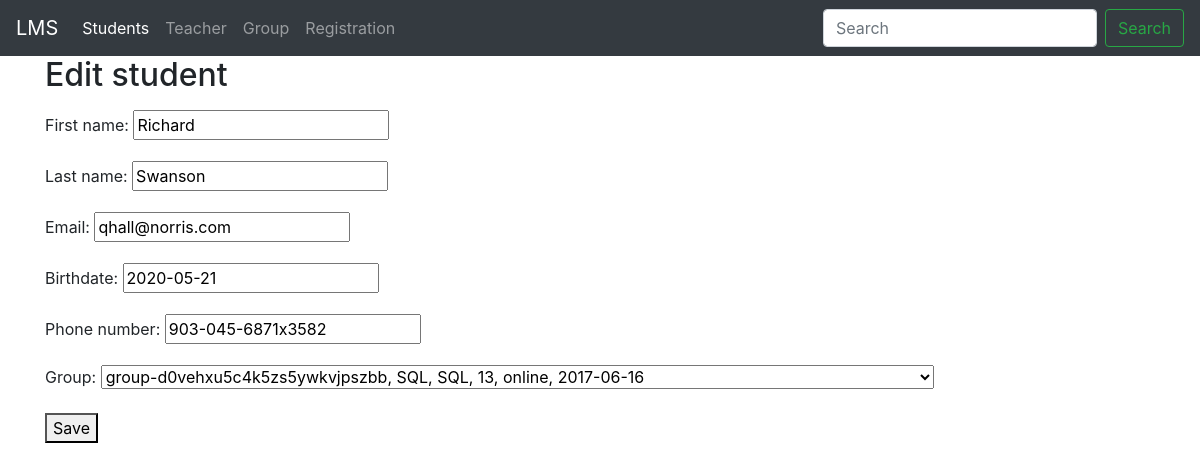
The app's page /student/edit/676 with its own data.
### student/models.py (models this page shows, shortened)
class Student(models.Model):
    first_name = models.CharField(max_length=40, null=False)
    last_name = models.CharField(max_length=20, null=False)
    email = models.EmailField(max_length=50, null=False, db_index=True)
    birthdate = models.DateField(default=datetime.date.today)
    phone_number = models.CharField(max_length=30, null=True)
    group = models.ForeignKey(to=Group, null=True, on_delete=models.SET_NULL, related_name='students')

### student/views.py (the view, shortened to what this page needs)
# urls.py: path('edit/<int:pk>', views.StudentUpdateView.as_view(), name='edit'),
class StudentUpdateView(UpdateView):
    model = Student
    template_name = 'student/students_edit.html'
    form_class = StudentEditForm
    def get_context_data(self, **kwargs):
        context = super().get_context_data(**kwargs)
        context['title'] = 'Edit student'
        return context

### student/forms.py (shortened to what this page needs)
class StudentEditForm(StudentBaseForm):
    def clean_email(self):
        cleaned_data = super().clean()
        email = cleaned_data.get('email').strip()
        student_pk = self.instance.pk
        is_email_exists = Student.objects.filter(email=email).exclude(pk=student_pk).exists()
        if is_email_exists:
            error_massage = "Student not added. Student with such email is exists! Try again:"
            raise ValidationError(error_massage)
        return email

### group/models.py (called while the page is built)
    def __str__(self):
        return f'{self.name}, {self.specialty}, ' \
            f'{self.course_name}, ' \
            f'{self.number_persons}, ' \
            f'{self.type}, {self.date_start}'

### student/templates/student/students_edit.html (shortened to what this page needs)
{% extends 'student/base.html' %}
{% load static %}
{% block content %}
    <form method="post">
        {{ form.as_p }}
        <button type="submit">Save</button>
    </form>
{% endblock %}

### records on screen
Student: first_name "Richard", last_name "Swanson", email "qhall@norris.com", birthdate "2020-05-21", phone_number "903-045-6871x3582", group "group-d0vehxu5c4k5zs5ywkvjpszbb, SQL, SQL, 13, online, 2017-06-16"

### other values on screen
{{ title }} "Edit student"
